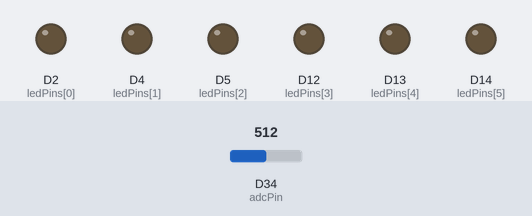
A sketch run on a simulated Arduino Due. On the bench: output pins drawn as LEDs (lit = HIGH). Inputs (shaded band) come from the test bench; at power-on: D34 (adcPin) = 512 (analog values on the 0–1023 scale).

Above: at 1.2 s.
1.3 s: D34 (adcPin) set to 543
At 2.6 s:
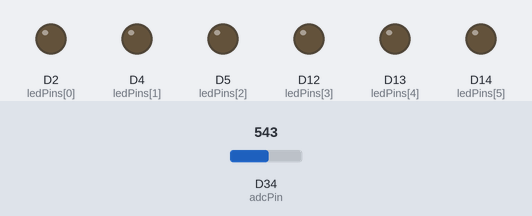
2.9 s: D34 (adcPin) set to 574
4.4 s: D34 (adcPin) set to 536
At 4.48 s:
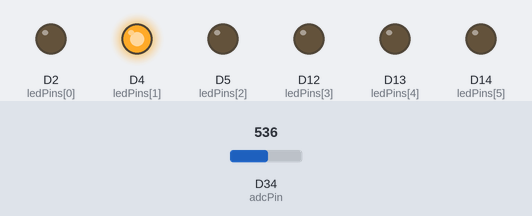
6.0 s: D34 (adcPin) set to 513
Timing chart, 0 to 8.5 s (numbered marks = the images above; inputs shaded):
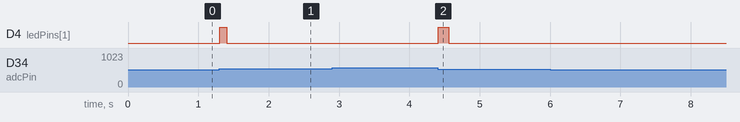

Measured:
- after the input at 1.3 s, D4 (ledPins[1]): LOW → HIGH at once, → LOW 0.10 s later
- after the input at 2.9 s, every drawn part: stays the same
- after the input at 4.4 s, D4 (ledPins[1]): LOW → HIGH at once, → LOW 0.14 s later
- after the input at 6.0 s, every drawn part: stays the same

The sketch:

FFT_verification.ino
```cpp
#include <arduinoFFT.h>

const int adcPin = 34;
const int ledPins[6] = {2, 4, 5, 12, 13, 14};
const int numLeds = 6;

#define SAMPLES 64              // Must be a power of 2
#define SAMPLING_FREQ 8000    // In Hz

double vReal[SAMPLES];
double vImag[SAMPLES];

ArduinoFFT<double> FFT = ArduinoFFT<double>(vReal, vImag, SAMPLES, SAMPLING_FREQ);

// Noise filtering
const int noiseThresholds[6] = {40, 40, 50, 60, 70, 80}; // Tune per band
const float bandGains[6] = {1.2, 1.2, 1.0, 1.0, 0.9, 0.8};


// Smoothing
float smoothingFactor = 0.2;
float smoothedLevels[6] = {0};

void setup() {
  analogReadResolution(12); // 12-bit ADC
  for (int i = 0; i < numLeds; i++) {
    pinMode(ledPins[i], OUTPUT);
    digitalWrite(ledPins[i], LOW);
  }
}

void loop() {
  // Sample audio
  for (int i = 0; i < SAMPLES; i++) {
    vReal[i] = analogRead(adcPin);
    vImag[i] = 0;
    delayMicroseconds(1000000 / SAMPLING_FREQ);
  }

  // Remove DC bias (center around 0)
  double dcOffset = 0;
  for (int i = 0; i < SAMPLES; i++) dcOffset += vReal[i];
  dcOffset /= SAMPLES;
  for (int i = 0; i < SAMPLES; i++) vReal[i] -= dcOffset;

  // FFT
  FFT.windowing(FFTWindow::Hamming, FFTDirection::Forward);
  FFT.compute(FFTDirection::Forward);
  FFT.complexToMagnitude();

  // Split into 6 frequency bands
  int rawLevels[6] = {0};

  for (int i = 2; i < SAMPLES / 2; i++) {
    double freq = i * ((double)SAMPLING_FREQ / SAMPLES);

    int band = -1;
    if (freq <= 100 && freq >= 50)       band = 0;
    else if (freq <= 300)  band = 1;
    else if (freq <= 600)  band = 2;
    else if (freq <= 1200) band = 3;
    else if (freq <= 1500) band = 4;
    else                   band = 5;

    if (band >= 0 && band < 6) {
      int magnitude = (int)(vReal[i] * bandGains[band]);
      if (magnitude > noiseThresholds[band]) {
        rawLevels[band] = max(rawLevels[band], magnitude);
      }
    }
  }

  // Smooth and update LEDs
  for (int i = 0; i < numLeds; i++) {
    smoothedLevels[i] = (smoothingFactor * rawLevels[i]) +
                        ((1.0 - smoothingFactor) * smoothedLevels[i]);

    digitalWrite(ledPins[i], smoothedLevels[i] > 100 ? HIGH : LOW); // Adjust threshold if needed
  }

  delay(30);
}
```
